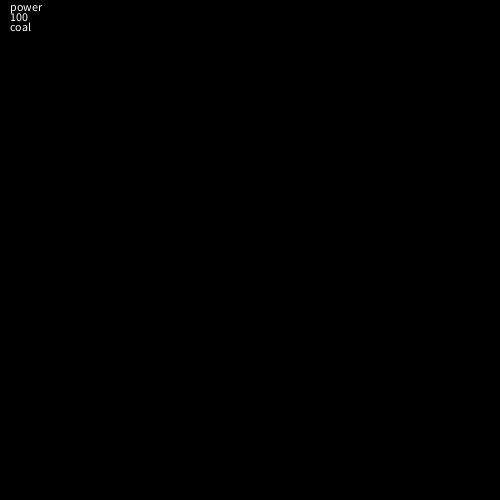
Frame 1 (no input)
Frame 60 (the mouse pressed at the canvas centre just before this capture): identical to frame 1, image omitted
Frame 120 (the mouse held since frame 60 and released just before this capture): identical to frame 1, image omitted

The Processing sketch that drew this single still picture (run headless with seeded random() and noise(); from frame 60 on, the mouse is pressed at the canvas centre):

// Processing sketch: test0x1
// ── test0x1.pde
void setup(){
 size(500,500);   
}
int power=100;
void draw(){
  background(0);
  text("power",10,11);
  text(power,10,21);
  text("coal",10,31);
  
  
}
